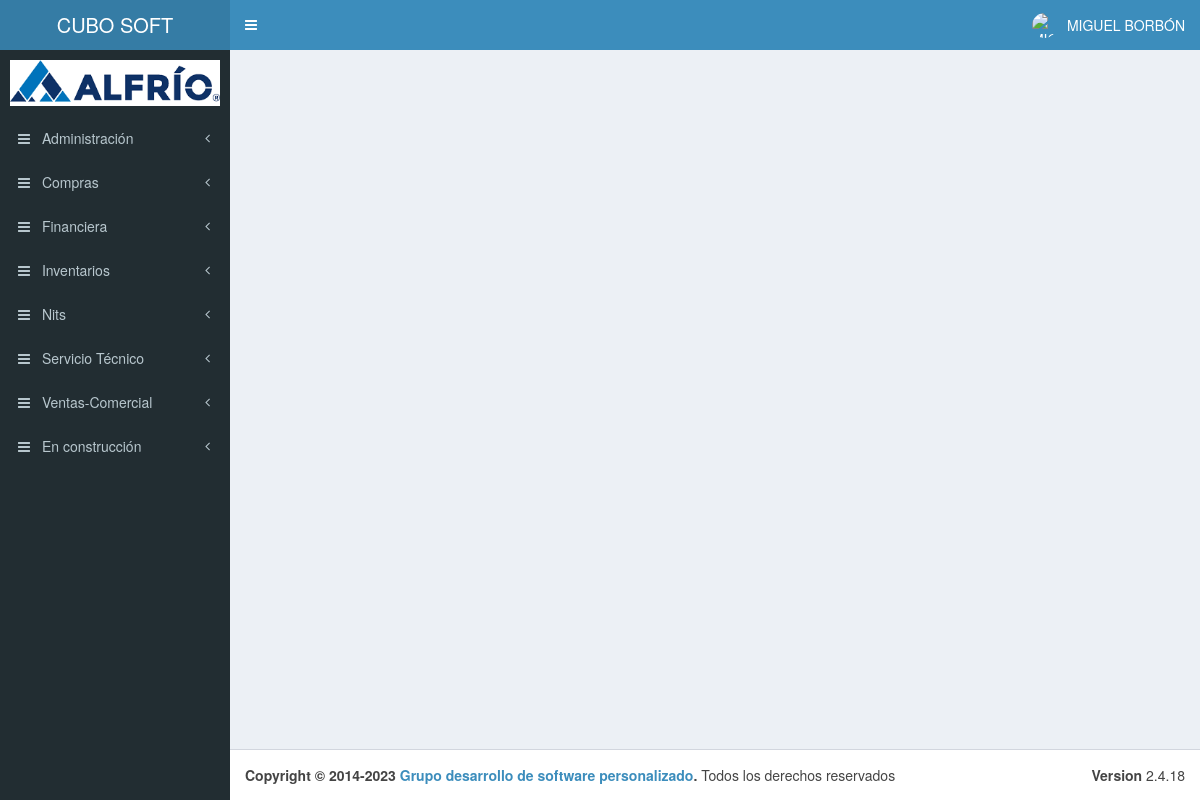
The app's page /vistas/index.php?mostrarValorTRM=1 (signed in) with its own data.
### tables this page shows
CREATE TABLE `ap_grupos` (
  `cod_grupo` varchar(3) NOT NULL COMMENT 'Código del Grupo',
  `descrip` varchar(20) NOT NULL COMMENT 'Descripción'
);

### modelos/CL_ap_programs.php (called while the page is built, shortened)
<?php
include_once '../modelos/CL_Base.php';
class CL_ap_programs {
    private $sentencia;
    public function leer($datos, $opcion) {
        try {
            if ($opcion === 1 || $opcion === 2) {
                $this->sentencia = "SELECT ap_programs.nomprog,ip_dtbasicos.dt_basico,ap_programs.path,ap_grupos.descrip,"
                        . "ap_programs.codprog,ap_programs.path "
                        . "FROM ap_grupos,ap_programs,ap_permpro,ar_roles,ap_roles,ip_dtbasicos "
                        . "WHERE ap_grupos.cod_grupo=ap_programs.grupo "
                        . "AND ap_programs.codprog=ap_permpro.codprog "
                        . "AND ap_permpro.id_permpro=ar_roles.id_permpro "
                        . "AND ar_roles.id_rol=ap_roles.id_rol "
                        . "AND ap_programs.estado=ip_dtbasicos.sec_basico "
                        . "AND ap_roles.id_rol=" . $datos["id_rol"] . " "
                        . "AND ip_dtbasicos.dt_basico='Activo' "
                        . "AND ar_roles.estado=1 ";
            }
            if ($opcion === 1) {
                $this->sentencia .= "GROUP BY ap_permpro.codprog "
                        . "ORDER BY ap_grupos.descrip,ap_programs.nomprog;";
            }
            if ($opcion === 2) {
                $this->sentencia .= "GROUP BY ap_grupos.descrip "
                        . "ORDER BY ap_grupos.descrip,ap_programs.nomprog;";
            }
            $OB_CL_Base = new CL_Base();
            return $OB_CL_Base->leer($this->sentencia);
        } catch (PDOException $exc) {
            echo $exc->getTraceAsString();
        }
    }
}

### modelos/CL_conexion.php (called while the page is built, shortened)
<?php
class CL_conexion {
    private $server = "mysql:host=localhost;dbname=" . BD . "";
    private $user = USER;
    private $pass = PASSWORD;
    private $con = null;
    private $options = array(PDO::ATTR_ERRMODE => PDO::ERRMODE_EXCEPTION,
    PDO::ATTR_DEFAULT_FETCH_MODE => PDO::FETCH_ASSOC,
    PDO::MYSQL_ATTR_INIT_COMMAND => "SET NAMES utf8",
    PDO::ATTR_PERSISTENT => true);
    public function __construct() {
        try {
            if ($this->con === null) {
                $this->con = new PDO($this->server, $this->user, $this->pass,$this->options);
                $this->con->setAttribute(PDO::ATTR_ERRMODE, PDO::ERRMODE_EXCEPTION);
                $this->con->setAttribute(PDO::ATTR_EMULATE_PREPARES, false);
                $this->con->setAttribute(PDO::ATTR_PERSISTENT, true);
                $this->con->setAttribute(PDO::MYSQL_ATTR_INIT_COMMAND, "SET NAMES 'utf8'");
            }
        } catch (PDOException $e) {
            echo "There is a problem in database connection: " . $e->getMessage();
        }
    }
    public function retornar($sentence) {
        try {
            $this->prepare = $this->con->prepare($sentence);
            $this->prepare->execute();
            return $this->prepare->fetchAll(PDO::FETCH_ASSOC);
        } catch (PDOException $exc) {
            echo $exc->getTraceAsString();
        }
    }
}

### modelos/CL_Base.php (called while the page is built, shortened)
<?php
include_once '../modelos/CL_conexion.php';
class CL_Base {
    public function leer($sentencia) {
        try {
            $this->conexion = new CL_conexion();
            $this->retorno = $this->conexion->retornar($sentencia);
            return $this->retorno;
        } catch (PDOException $exc) {
            echo $exc->getTraceAsString();
        }
    }
}

### vistas/index.php (the view, shortened to what this page needs)
<?php
if (!isset($_SESSION["estado"])) {
    header("Location: ../index.php");
} else if ($_SESSION["estado"] === 'Activo') {
    include_once '../adicionales/varios.php';
    include_once '../modelos/CL_ap_programs.php';
    $OB_ap_programs = new CL_ap_programs();
    $datos["id_rol"] = $_SESSION["id_rol"];
    $menu_data_ap_programs = $OB_ap_programs->leer($datos, 2);
    ?>
    <!DOCTYPE html>
    <html>
        <head>
            <?= retornarCabeceraInicial("Cubo") ?>
        </head>
        <body class="hold-transition skin-blue sidebar-mini">
            <div class="wrapper">
                <header class="main-header">
                    <a href="index.php?mostrarValorTRM=1" class="logo">
                        <span class="logo-lg">CUBO SOFT</span>
                    </a>
                    <nav class="navbar navbar-static-top">
                        <a href="#" class="sidebar-toggle" data-toggle="push-menu" role="button">
                        </a>
                        <div class="navbar-custom-menu">
                            <ul class="nav navbar-nav">
                                <li class="dropdown user user-menu">
                                    <a href="#" class="dropdown-toggle" data-toggle="dropdown">
                                        <img src="<?= $_SESSION["foto"] ?>" class="user-image" alt="<?= $_SESSION["nombre"] ?>">
                                        <span class="hidden-xs"><?= $_SESSION["nombre"] ?></span>
                                    </a>
                                </li>
                            </ul>
                        </div>
                    </nav>
                </header>
                <aside class="main-sidebar">
                    <section class="sidebar">
                        <div class="user-panel">
                            <img src="../imagenes/app/logo_alfrio_completo.png" class="img-responsive" alt="Alfrio">
                        </div>
                        <ul class="sidebar-menu" data-widget="tree" id="menuIzquierdo">
                            <?php
                            for ($index = 0; $index < count($menu_data_ap_programs); $index++) {
                                echo '<li class="treeview">
                                        <a href="#">
                                            <i class="fa fa-bars"></i> <span>' . $menu_data_ap_programs[$index]["descrip"] . '</span>
                                                <span class="pull-right-container">
                                                    <i class="fa fa-angle-left pull-right"></i>
                                                </span>
                                         </a>
                                      <ul class="treeview-menu">';
                                echo '</ul>'
                                . '</li>';
                            }
                            ?>
                            <li class="treeview">
                                <a href="#">
                                    <i class="fa fa-bars"></i> <span>En construcción</span>
                                    <span class="pull-right-container">
                                        <i class="fa fa-angle-left pull-right"></i>
                                    </span>
                                </a>
                            </li>
                        </ul>
                    </section>
                </aside>
                <div class="content-wrapper">
                    <section class="content">
                        <div class="row">
                            <div class="col-md-12" id="divSeccionTrabajo">
                            <div class="col-md-6" id="divGraficas">
                            </div>
                            <div class="col-md-6">
                            </div>
                            </div>
                        </div>
                    </section>
                </div>
                <footer class="main-footer">
                    <div class="pull-right hidden-xs">
                        <b>Version</b> 2.4.18
                    </div>
                    <strong>Copyright &copy; 2014-2023 <a href="https://adminlte.io">Grupo desarrollo de software personalizado</a>.</strong> Todos los derechos reservados
                </footer>
            </div>
        </body>
    </html>
    <?php
} else {
    header("Location: ../index.php");
}
?>

### adicionales/varios.php (shortened to what this page needs)
<?php
function retornarCabeceraInicial($titulo)
{
    echo '
    <meta charset="utf-8">
            <link rel="shortcut icon" href="../imagenes/app/favicon.png">
            <meta http-equiv="X-UA-Compatible" content="IE=edge">
            <title>' . $titulo . '</title>
            <meta content="width=device-width, initial-scale=1, maximum-scale=1, user-scalable=no" name="viewport">
            <script src="../js/modelos/ar_roles.js?ramdom=' . time() . '" type="text/javascript"></script>
            <link href="../bower_components/bootstrap/dist/css/bootstrap.min.css" rel="stylesheet" type="text/css"/>
            <link href="../bower_components/font-awesome/css/font-awesome.min.css" rel="stylesheet" type="text/css"/>
            <link href="../bower_components/Ionicons/css/ionicons.min.css" rel="stylesheet" type="text/css"/>
            <link href="../dist/css/adminLTE.min.css" rel="stylesheet" type="text/css"/>
            <link href="../dist/css/skins/_all-skins.min.css" rel="stylesheet" type="text/css"/>
            <link href="../bower_components/morris.js/morris.css" rel="stylesheet" type="text/css"/>
            <link href="../bower_components/jvectormap/jquery-jvectormap.css" rel="stylesheet" type="text/css"/>
            <link href="../bower_components/bootstrap-datepicker/dist/css/bootstrap-datepicker.min.css" rel="stylesheet" type="text/css"/>
            <link href="../bower_components/bootstrap-daterangepicker/daterangepicker.css" rel="stylesheet" type="text/css"/>
            <link href="../plugins/bootstrap-wysihtml5/bootstrap3-wysihtml5.min.css" rel="stylesheet" type="text/css"/>
            <script src="../bower_components/jquery/dist/jquery.min.js" type="text/javascript"></script>
            <script src="../bower_components/sweetalert2.all.min.js.js" type="text/javascript"></script>
            <link href="../css/sweetalert2.min.css" rel="stylesheet" type="text/css"/>
            <link href="../css/general.css" rel="stylesheet" type="text/css"/>
            <meta http-equiv="Access-Control-Allow-Origin" content="*">
            <meta http-equiv="Access-Control-Allow-Methods" content="GET, POST, PUT, DELETE, OPTIONS">
            <meta http-equiv="Access-Control-Allow-Headers" content="X-Requested-With, content-type">
            <meta http-equiv="Access-Control-Allow-Credentials" content="true">
';
}

### records on screen
ap_grupos: descrip "Administración"
ap_grupos: descrip "Compras"
ap_grupos: descrip "Financiera"
ap_grupos: descrip "Inventarios"
ap_grupos: descrip "Nits"
ap_grupos: descrip "Servicio Técnico"
ap_grupos: descrip "Ventas-Comercial"

### other values on screen
$_SESSION["nombre"] "MIGUEL BORBÓN"
